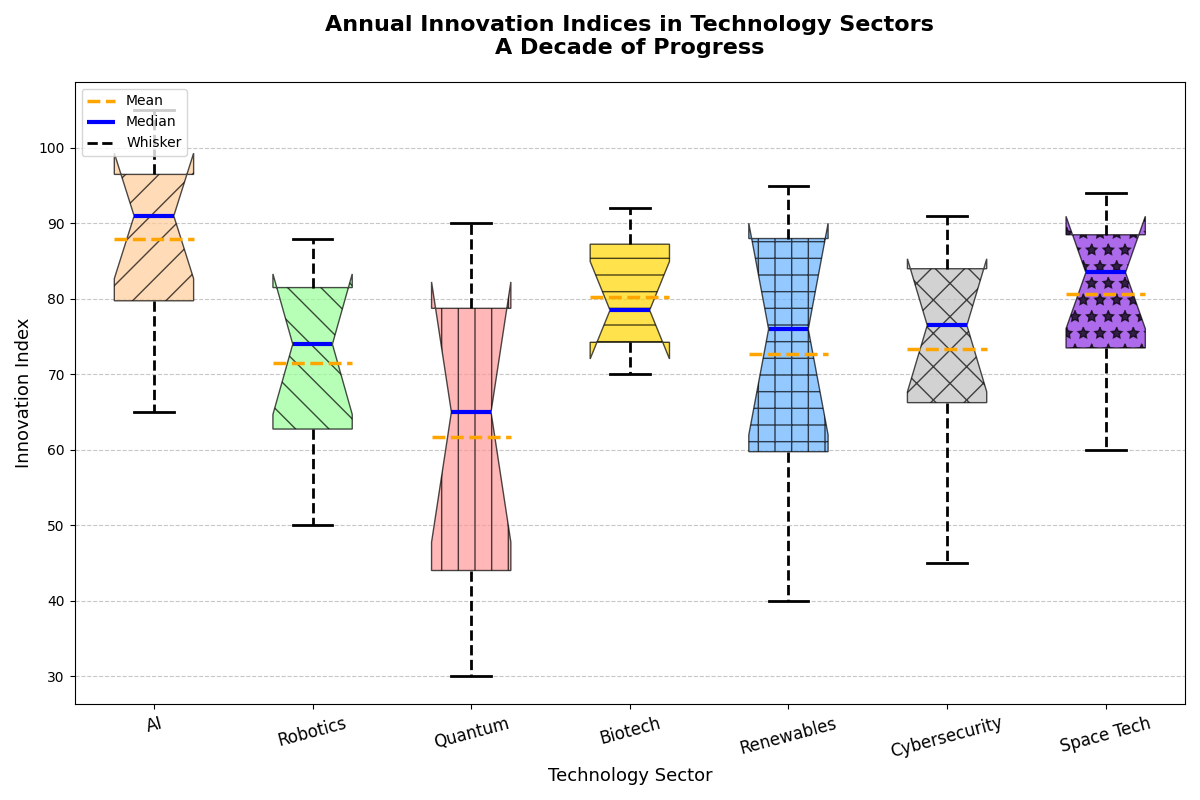

Here is the Python script that generated this plot:
import matplotlib.pyplot as plt
import numpy as np

# Technology sectors and their respective innovation indices over the last decade
sectors = ["AI", "Robotics", "Quantum", "Biotech", "Renewables", "Cybersecurity", "Space Tech"]
innovation_data = [
    [65, 72, 78, 85, 90, 92, 95, 97, 100, 105],
    [50, 55, 62, 65, 70, 78, 80, 82, 85, 88],
    [30, 35, 42, 50, 60, 70, 75, 80, 85, 90],
    [70, 72, 74, 75, 77, 80, 85, 88, 90, 92],
    [40, 50, 58, 65, 72, 80, 85, 89, 93, 95],
    [45, 55, 65, 70, 75, 78, 81, 85, 88, 91],
    [60, 68, 72, 78, 82, 85, 87, 89, 92, 94]
]

fig, ax = plt.subplots(figsize=(12, 8))

bp = ax.boxplot(innovation_data, vert=True, patch_artist=True, 
                notch=True, showmeans=True, meanline=True,
                meanprops=dict(linestyle='--', linewidth=2.5, color='orange'))

# Shuffle the colors assigned to the boxes
colors = ['#FFCC99', '#99FF99', '#FF9999', '#FFD700', '#66B3FF', '#C0C0C0', '#8A2BE2']
hatches = ['/', '\\', '|', '-', '+', 'x', '*']
for patch, color, hatch in zip(bp['boxes'], colors, hatches):
    patch.set(facecolor=color, hatch=hatch, alpha=0.7)

# Customize the medians, whiskers, and caps as before
for median in bp['medians']:
    median.set(color='blue', linewidth=3)
for whisker in bp['whiskers']:
    whisker.set(color='black', linewidth=2, linestyle='--')
for cap in bp['caps']:
    cap.set(color='black', linewidth=2)

# Title and labels
ax.set_title('Annual Innovation Indices in Technology Sectors\nA Decade of Progress', 
             fontsize=16, fontweight='bold', pad=20)
ax.set_xlabel('Technology Sector', fontsize=13)
ax.set_ylabel('Innovation Index', fontsize=13)
ax.set_xticks(np.arange(1, len(sectors) + 1))
ax.set_xticklabels(sectors, fontsize=12, rotation=15)

# Grid for better readability
ax.yaxis.grid(True, linestyle='--', alpha=0.7)

# Legend for box plot components remains same
boxplot_elements = [bp['means'][0], bp['medians'][0], bp['whiskers'][0]]
ax.legend(boxplot_elements, ['Mean', 'Median', 'Whisker'], loc='upper left')

plt.tight_layout()
plt.show()
